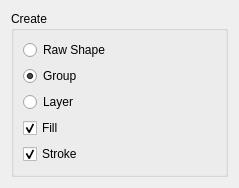
<?xml version="1.0" encoding="UTF-8"?>
<ui version="4.0">
 <class>ShapeToolWidget</class>
 <widget class="QWidget" name="ShapeToolWidget">
  <property name="geometry">
   <rect>
    <x>0</x>
    <y>0</y>
    <width>239</width>
    <height>188</height>
   </rect>
  </property>
  <layout class="QVBoxLayout" name="layout">
   <item>
    <widget class="QGroupBox" name="group_box">
     <property name="title">
      <string>Create</string>
     </property>
     <layout class="QVBoxLayout" name="verticalLayout">
      <item>
       <widget class="QRadioButton" name="check_raw_shape">
        <property name="text">
         <string>Raw Shape</string>
        </property>
        <property name="icon">
         <iconset theme="shapes"/>
        </property>
       </widget>
      </item>
      <item>
       <widget class="QRadioButton" name="check_group">
        <property name="text">
         <string>Group</string>
        </property>
        <property name="icon">
         <iconset theme="object-group">
          <normaloff>.</normaloff>.</iconset>
        </property>
        <property name="checked">
         <bool>true</bool>
        </property>
       </widget>
      </item>
      <item>
       <widget class="QRadioButton" name="check_layer">
        <property name="text">
         <string>Layer</string>
        </property>
        <property name="icon">
         <iconset theme="dialog-layers"/>
        </property>
       </widget>
      </item>
      <item>
       <widget class="QCheckBox" name="check_fill">
        <property name="text">
         <string>Fill</string>
        </property>
        <property name="icon">
         <iconset theme="format-fill-color">
          <normaloff>.</normaloff>.</iconset>
        </property>
        <property name="checked">
         <bool>true</bool>
        </property>
       </widget>
      </item>
      <item>
       <widget class="QCheckBox" name="check_stroke">
        <property name="text">
         <string>Stroke</string>
        </property>
        <property name="icon">
         <iconset theme="format-stroke-color">
          <normaloff>.</normaloff>.</iconset>
        </property>
        <property name="checked">
         <bool>true</bool>
        </property>
       </widget>
      </item>
     </layout>
    </widget>
   </item>
  </layout>
 </widget>
 <resources/>
 <connections>
  <connection>
   <sender>check_fill</sender>
   <signal>clicked()</signal>
   <receiver>ShapeToolWidget</receiver>
   <slot>check_checks()</slot>
   <hints>
    <hint type="sourcelabel">
     <x>59</x>
     <y>145</y>
    </hint>
    <hint type="destinationlabel">
     <x>207</x>
     <y>46</y>
    </hint>
   </hints>
  </connection>
  <connection>
   <sender>check_stroke</sender>
   <signal>clicked()</signal>
   <receiver>ShapeToolWidget</receiver>
   <slot>check_checks()</slot>
   <hints>
    <hint type="sourcelabel">
     <x>59</x>
     <y>173</y>
    </hint>
    <hint type="destinationlabel">
     <x>207</x>
     <y>123</y>
    </hint>
   </hints>
  </connection>
  <connection>
   <sender>check_layer</sender>
   <signal>clicked()</signal>
   <receiver>ShapeToolWidget</receiver>
   <slot>check_checks()</slot>
   <hints>
    <hint type="sourcelabel">
     <x>91</x>
     <y>107</y>
    </hint>
    <hint type="destinationlabel">
     <x>238</x>
     <y>175</y>
    </hint>
   </hints>
  </connection>
  <connection>
   <sender>check_group</sender>
   <signal>clicked()</signal>
   <receiver>ShapeToolWidget</receiver>
   <slot>check_checks()</slot>
   <hints>
    <hint type="sourcelabel">
     <x>67</x>
     <y>81</y>
    </hint>
    <hint type="destinationlabel">
     <x>238</x>
     <y>104</y>
    </hint>
   </hints>
  </connection>
  <connection>
   <sender>check_raw_shape</sender>
   <signal>clicked()</signal>
   <receiver>ShapeToolWidget</receiver>
   <slot>check_checks()</slot>
   <hints>
    <hint type="sourcelabel">
     <x>102</x>
     <y>47</y>
    </hint>
    <hint type="destinationlabel">
     <x>315</x>
     <y>77</y>
    </hint>
   </hints>
  </connection>
 </connections>
 <slots>
  <slot>check_checks()</slot>
 </slots>
</ui>
